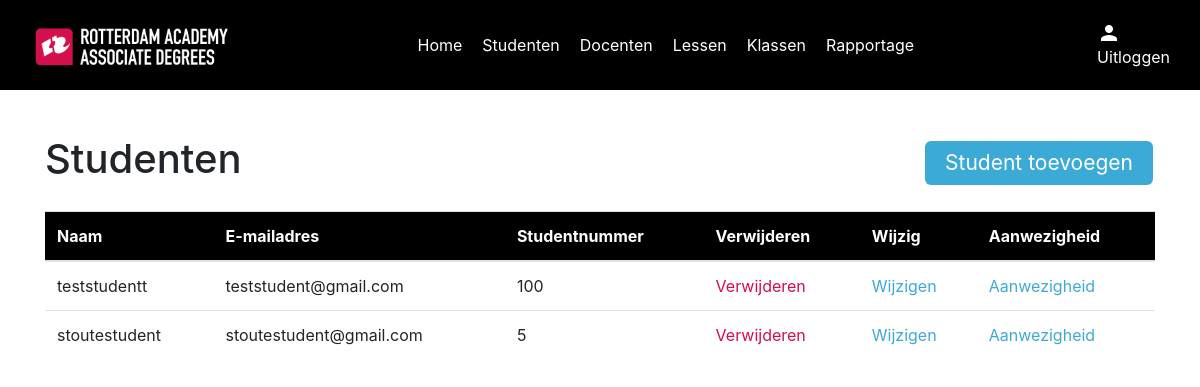
Before: /studenten_overzicht with the older database file.
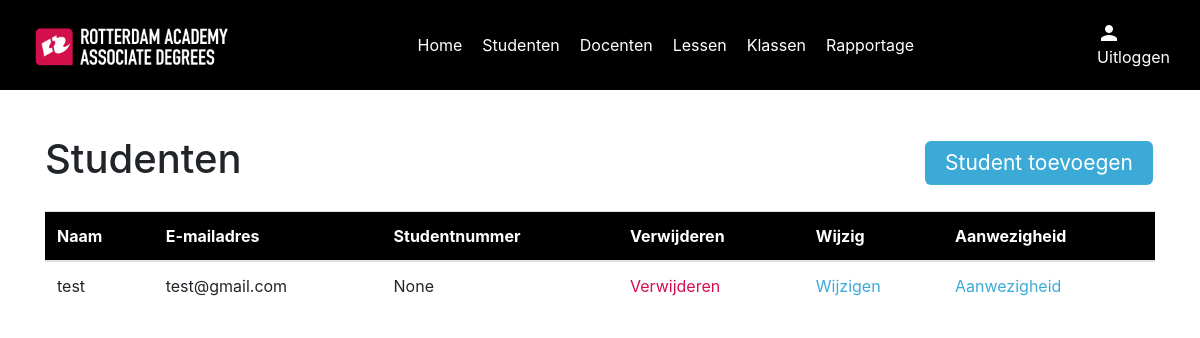
After: the same page with the newer database file.
### models/userModel.py (models this page shows)
class User(UserMixin, db.Model):
    id = db.Column(db.Integer, primary_key=True)
    name = db.Column(db.String(100), nullable=False)
    email = db.Column(db.String(100), nullable=False)
    password = db.Column(db.String(255), nullable=True)
    role = db.Column(db.Integer, nullable=False)
    studentNumber = db.Column(db.Integer, nullable=True)
    def to_dict(self):
        return {
            'id': self.id,
            'name': self.name,
            'email': self.email,
            'password': self.password,
            'role': self.role,
            'student_number': self.studentNumber
        }

### routes/studentRoutes.py (the view)
    @app.route("/studenten_overzicht")
    def students_index():
        students = StudentController.get_all_students()
        return render_template(
            "students/index.html", students=students
        )

### controllers/studentController.py (called while the page is built)
    @staticmethod
    def get_all_students():
        students = User.query.filter_by(role=1)
        students_dict = [student.to_dict() for student in students]
        return students_dict

### templates/students/index.html (shortened to what this page needs)
{% include "layout.html" %}
{% block content %}
{% include "navigation.html" %}
<div class="container students">
    <div class="index" id="students">
        <div class="top-content">
            <h1>Studenten</h1>
            <a href="#" class="button" id="btnCreate" data-toggle="modal" data-target="#studentModal">Student toevoegen</a>
        </div>
        <table class="table">
            <thead style="background-color: black; color: #fff;">
            <tr>
                <th scope="Name">Naam</th>
                <th scope="Date">E-mailadres</th>
                <th scope="Starttime">Studentnummer</th>
                <th scope="Delete">Verwijderen</th>
                <th scope="Change">Wijzig</th>
                <th scope="Change">Aanwezigheid</th>
            </tr>
            </thead>
            <tbody>
            {% for student in students %}
            <tr>
                <td>{{ student.name }}</td>
                <td>{{ student.email }}</td>
                <td>{{ student.student_number }}</td>
                <td><a href="#" class="red" data-id="{{ student.id }}" id="btnDelete">Verwijderen</a></td>
                <td><a href="#" class="blue" data-id="{{ student.id }}" id="btnEdit" data-toggle="modal" data-target="#studentModal">Wijzigen</a></td>
                <td><a href="/students/{{ student.student_number }}/aanwezigheid" class="blue">Aanwezigheid</a></td>
            </tr>
            {% endfor %}
            </tbody>
        </table>
    </div>
</div>
{% endblock %}

Changed rows visible on the page:
no longer on this page (row edited): User: name "teststudentt", email "teststudent@gmail.com", student_number "100"
no longer on this page (row edited): User: name "stoutestudent", email "stoutestudent@gmail.com", student_number "5"
added User: name "test", email "test@gmail.com", student_number "None"
